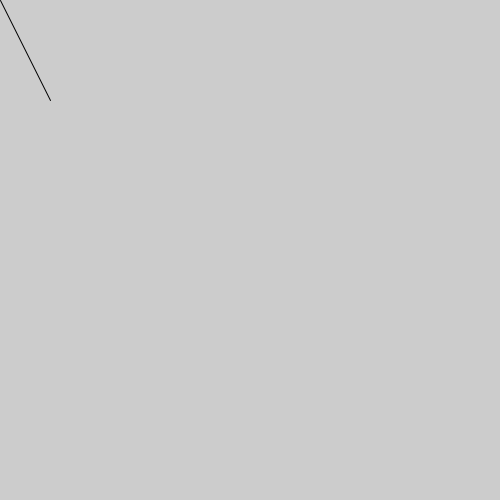
Frame 1 (no input)
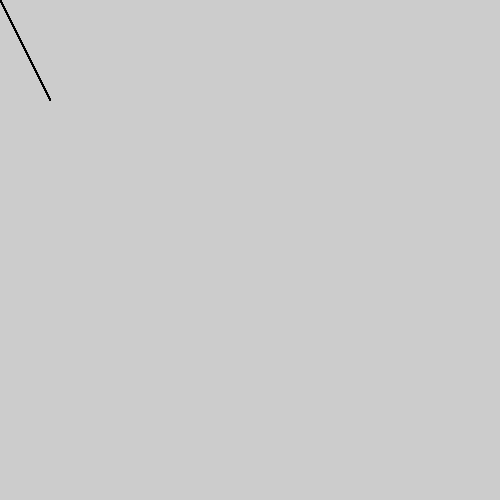
Frame 60 (the mouse pressed at the canvas centre just before this capture)
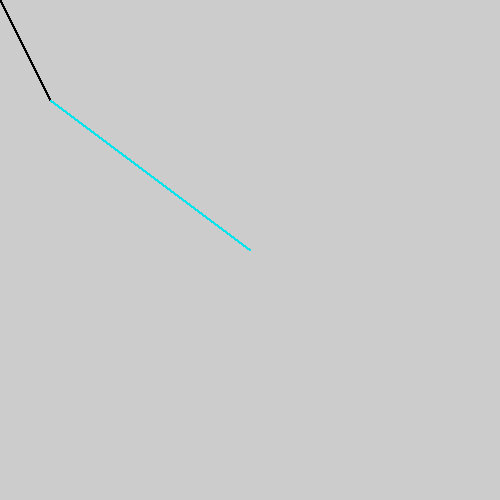
Frame 120 (the mouse held since frame 60 and released just before this capture)

The Processing sketch that drew these frames (run headless with seeded random() and noise(); from frame 60 on, the mouse is pressed at the canvas centre):

// Processing sketch: processing_182045
// ── processing_182045.pde

int red = 0;
int green = 255;
int blue = 0;



void setup() {
size(500,500);
}
 
void draw() {
  stroke(mouseX-300, mouseX-20, mouseY-10);
line(50, 100, mouseX, mouseY);
}
